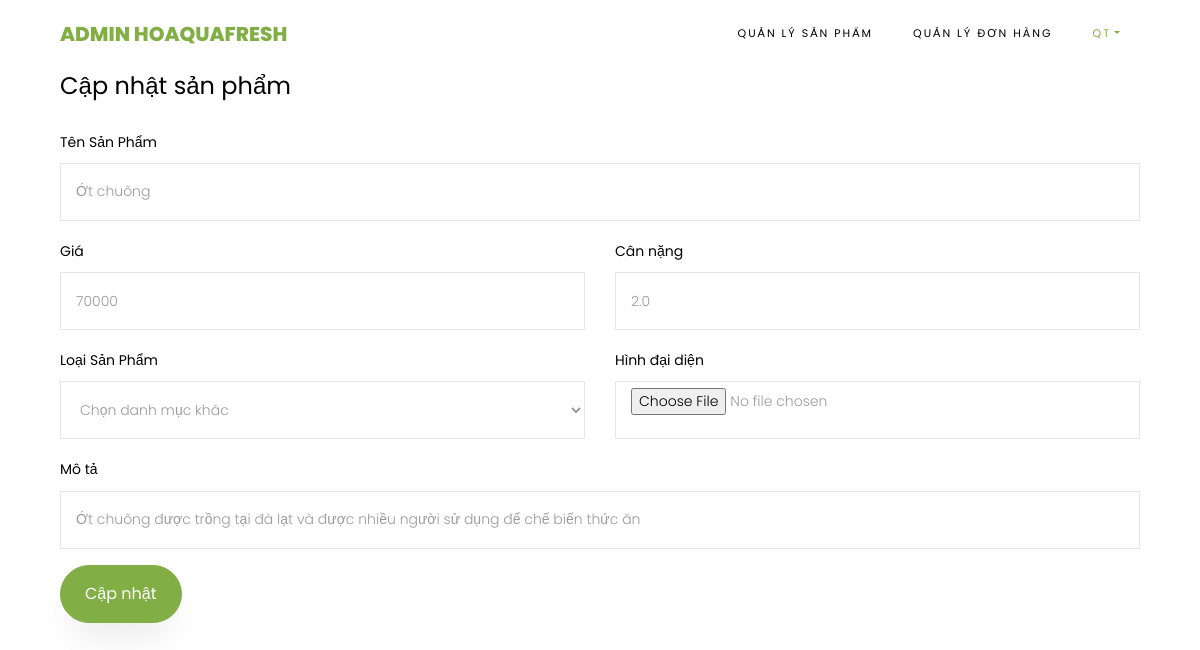
Page /admin.php?ctrller=product&act=edit&id=1 (signed in) on the committed database.
### tables this page shows
CREATE TABLE `product` (
  `id` int(100) NOT NULL,
  `name` varchar(255) NOT NULL,
  `price` int(100) NOT NULL,
  `detail` text NOT NULL,
  `img` varchar(255) NOT NULL,
  `weight` float(100,1) NOT NULL,
  `buy` int(255) NOT NULL,
  `cateid` int(100) NOT NULL
);

### model/database.php (called while the page is built, shortened)
<?php
    class DATABASE
    {
        private $host = 'localhost';
        private $dbname = 'hoaqua';
        private $username = 'root';
        private $password = '';
        private $options =array(PDO::MYSQL_ATTR_INIT_COMMAND => "SET NAMES utf8");
        private $sql="";
        private $DBH="";
        function __construct()
        {
            $this->DBH = new PDO('mysql:host='.$this->host.';dbname='.$this->dbname,$this->username,$this->password,$this->options);
        }
        function SetQuery($_sql)
        {
            $this->sql=$_sql;
        }
        function ThucHienTruyVan()
        {
            $result=$this->DBH->query($this->sql);
            return $result;
        }
    }
?>

### model/product.php (called while the page is built, shortened)
<?php
    include_once('database.php');
    class PRODUCT extends DATABASE
    {
        function getProductById($id)
        {
            $this->result=$this->ThucHienTruyVan();
            $row=$this->result->fetch(pdo::FETCH_ASSOC);
            return $row;
        }
    }
?>

### view/admin/product/editproduct.php (the view, shortened to what this page needs)
<div class="col-xl-12 ftco-animate">
						<form action="admin.php?ctrller=product&act=updateproduct" method="post" enctype="multipart/form-data" class="billing-form">
							<h3 class="mb-4 billing-heading">Cập nhật sản phẩm</h3>
	          	<div class="row align-items-end">
	          		<div class="col-md-12">
	                <div class="form-group">
	                	<label for="firstname">Tên Sản Phẩm</label>
	                  <input type="text" class="form-control" name="name" value="<?php echo $pro['name'] ?>">
	                </div>
	              </div>
		            <div class="col-md-6">
		            	<div class="form-group">
	                	<label for="towncity">Giá</label>
	                  <input type="text" class="form-control" name="price" value="<?php echo $pro['price'] ?>">
	                </div>
		            </div>
		            <div class="col-md-6">
		            	<div class="form-group">
		            		<label for="postcodezip">Cân nặng</label>
	                  <input type="text" class="form-control" name="weight" value="<?php echo $pro['weight'] ?>">
	                </div>
		            </div>
		            <div class="col-md-6">
	                <div class="form-group">
	                	<label for="phone">Loại Sản Phẩm</label><br>
                        <select name="cateid" class="form-control">
						<option value="<?php echo $pro['cateid'] ?>">Chọn danh mục khác</option>
                        </select>
	                </div>
	              </div>
	              <div class="col-md-6">
	                <div class="form-group">
	                	<label for="emailaddress">Hình đại diện</label>
	                  <input type="file" class="form-control" name="img">
	                </div>
                </div>
		            <div class="col-md-12">
		            	<div class="form-group">
	                	<label for="streetaddress">Mô tả</label>
	                  <input type="text" class="form-control" name="detail" value="<?php echo $pro['detail'] ?>">
	                </div>
		            </div>
                <div class="col-md-12">
				<button class="btn btn-primary py-3 px-4" type="submit" name="submit">Cập nhật</button>
                </div>
	            </div>
	          </form>
					</div>

### rows in the picture
product: name "Ớt chuông", price "70000", weight "2.0", detail "Ớt chuông được trồng tại đà lạt và được nhiều người sử dụng để chế biến thức ăn"

### other values in the picture
$_SESSION["admin"] "QT"
